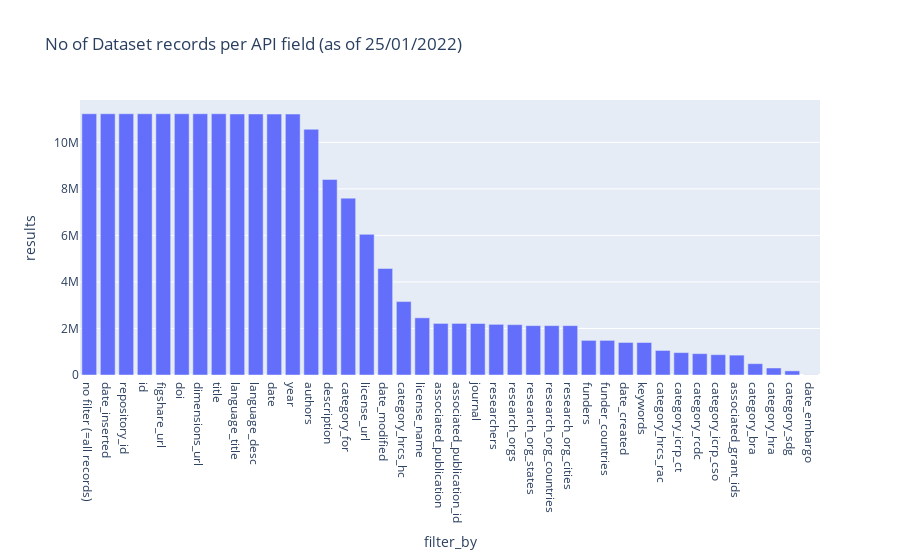

The code cell stored with this chart in its notebook:
### Markdown cell above
### Creating a bar chart

> NOTE: a standalone version of this chart is also [available online](http://api-sample-data.dimensions.ai/dataviz-exports/1-introducing-datasets/dataset-fields-overview.html)

### Code cell
from datetime import date
today = date.today().strftime("%d/%m/%Y")

fig = px.bar(df, 
             x=df['filter_by'], 
             y=df['results'],
             title=f"No of Dataset records per API field (as of {today})")

plot(fig, filename = 'dataset-fields-overview.html', auto_open=False)
fig.show()

### Figure 1 — Plotly figure (JSON) as saved in the notebook; plotly's stock layout.template omitted (floating-point values rounded to 4 significant figures)
{"data": [{"alignmentgroup": "True", "hovertemplate": "filter_by=%{x}<br>results=%{y}<extra></extra>", "legendgroup": "", "marker": {"color": "#636efa", "pattern": {"shape": ""}}, "name": "", "offsetgroup": "", "orientation": "v", "showlegend": false, "textposition": "auto", "type": "bar", "x": ["no filter (=all records)", "date_inserted", "repository_id", "id", "figshare_url", "doi", "dimensions_url", "title", "language_title", "language_desc", "date", "year", "authors", "description", "category_for", "license_url", "date_modified", "category_hrcs_hc", "license_name", "associated_publication", "associated_publication_id", "journal", "researchers", "research_orgs", "research_org_states", "research_org_countries", "research_org_cities", "funders", "funder_countries", "date_created", "keywords", "category_hrcs_rac", "category_icrp_ct", "category_rcdc", "category_icrp_cso", "associated_grant_ids", "category_bra", "category_hra", "category_sdg", "date_embargo"], "xaxis": "x", "y": [11231163, 11231163, 11231163, 11231163, 11231163, 11231163, 11231163, 11230951, 11222040, 11222040, 11217876, 11217876, 10565064, 8407088, 7603144, 6046461, 4579912, 3155791, 2458161, 2217950, 2217950, 2213954, 2178513, 2164742, 2122878, 2122878, 2122807, 1488258, 1488254, 1398342, 1396620, 1055373, 962895, 917847, 873010, 854844, 487587, 301492, 177423, 8732], "yaxis": "y"}], "layout": {"autosize": true, "barmode": "relative", "legend": {"tracegroupgap": 0}, "title": {"text": "No of Dataset records per API field (as of 25/01/2022)"}, "xaxis": {"anchor": "y", "autorange": true, "domain": [0, 1], "range": [-0.5, 39.5], "title": {"text": "filter_by"}, "type": "category"}, "yaxis": {"anchor": "x", "autorange": true, "domain": [0, 1], "range": [0, 11820000.0], "title": {"text": "results"}, "type": "linear"}}}
